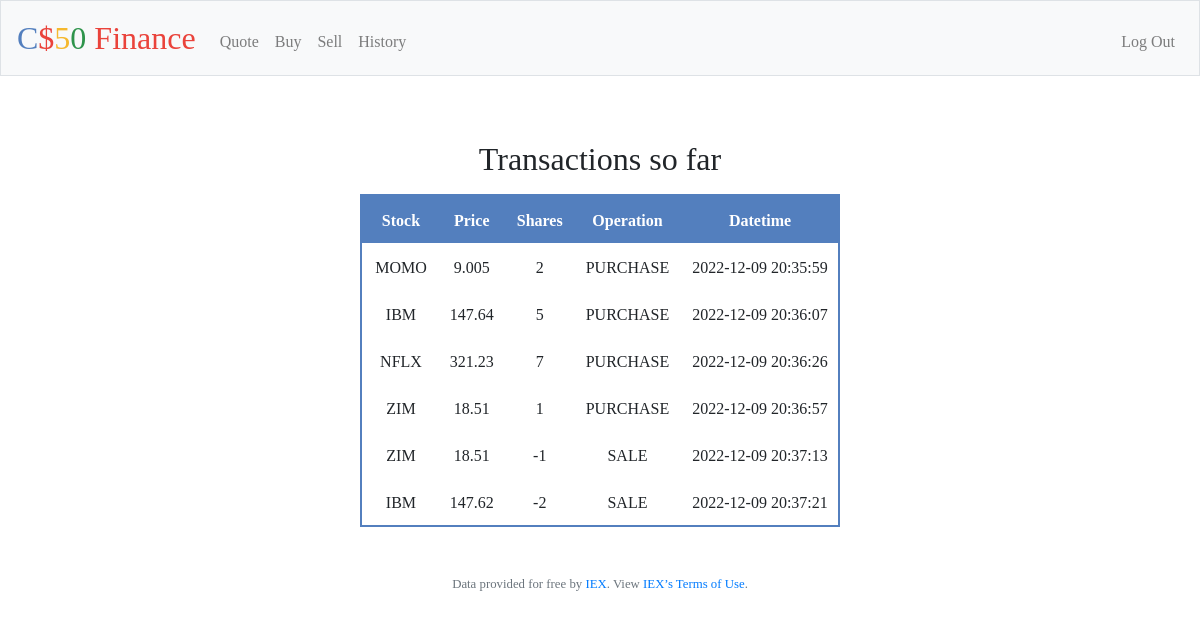
Screenshot of /history (signed in) with the database file from the repository.
### tables this page shows
CREATE TABLE transactions('owner_id' NUMERIC NOT NULL, 'stock_symbol' TEXT NOT NULL, 'stock_price' NUMERIC NOT NULL, 'shares' INTEGER NOT NULL, 'operation' TEXT NOT NULL, 'datetime' TEXT NOT NULL);

### application.py (the view)
@app.route("/history")
@login_required
def history():
    owner_id = session["user_id"]
    stocks = db.execute("SELECT stock_symbol, stock_price, shares, operation, datetime FROM transactions WHERE owner_id = ?", owner_id)
    return render_template("history.html", stocks=stocks)

### application.py (called while the page is built)
@app.after_request
def after_request(response):
    response.headers["Cache-Control"] = "no-cache, no-store, must-revalidate"
    response.headers["Expires"] = 0
    response.headers["Pragma"] = "no-cache"
    return response

### helpers.py (called while the page is built)
def login_required(f):
    @wraps(f)
    def decorated_function(*args, **kwargs):
        if session.get("user_id") is None:
            return redirect("/login")
        return f(*args, **kwargs)
    return decorated_function

### templates/history.html (shortened to what this page needs)
{% extends "layout.html" %}
{% block main %}
<p><h2>Transactions so far</h2></p>
<table align="center">
    <thead>
    <tr>
        <td>   Stock   </td>
        <td>   Price   </td>
        <td>   Shares   </td>
        <td>   Operation   </td>
        <td>   Datetime   </td>
    </tr></thead>
    <tbody>
        {% for stock in stocks %}
    <tr>
        <td>{{ stock["stock_symbol"] }}</td>
        <td>{{ stock["stock_price"] }}</td>
        <td>{{ stock["shares"] }}</td>
        <td>{{ stock["operation"] }}</td>
        <td>{{ stock["datetime"] }}</td>
    </tr>
        {% endfor %}
    </tbody>
</table>
{% endblock %}

### static/styles.css (style rules this page uses)
body { font-family: "Montserrat"; }
table { border: solid #537fbe 2px; text-align: center; table-layout: fixed; }
thead { background-color: #537fbe; color: white; font-weight: bold; }
td { padding-right: 10px; padding-left: 13px; padding-top: 13px; padding-bottom: 10px; text-align: center; }

### rows the page displays
transactions: stock_symbol "MOMO", stock_price "9.005", shares "2", operation "PURCHASE", datetime "2022-12-09 20:35:59"
transactions: stock_symbol "IBM", stock_price "147.64", shares "5", operation "PURCHASE", datetime "2022-12-09 20:36:07"
transactions: stock_symbol "NFLX", stock_price "321.23", shares "7", operation "PURCHASE", datetime "2022-12-09 20:36:26"
transactions: stock_symbol "ZIM", stock_price "18.51", shares "1", operation "PURCHASE", datetime "2022-12-09 20:36:57"
transactions: stock_symbol "ZIM", stock_price "18.51", shares "-1", operation "SALE", datetime "2022-12-09 20:37:13"
transactions: stock_symbol "IBM", stock_price "147.62", shares "-2", operation "SALE", datetime "2022-12-09 20:37:21"
